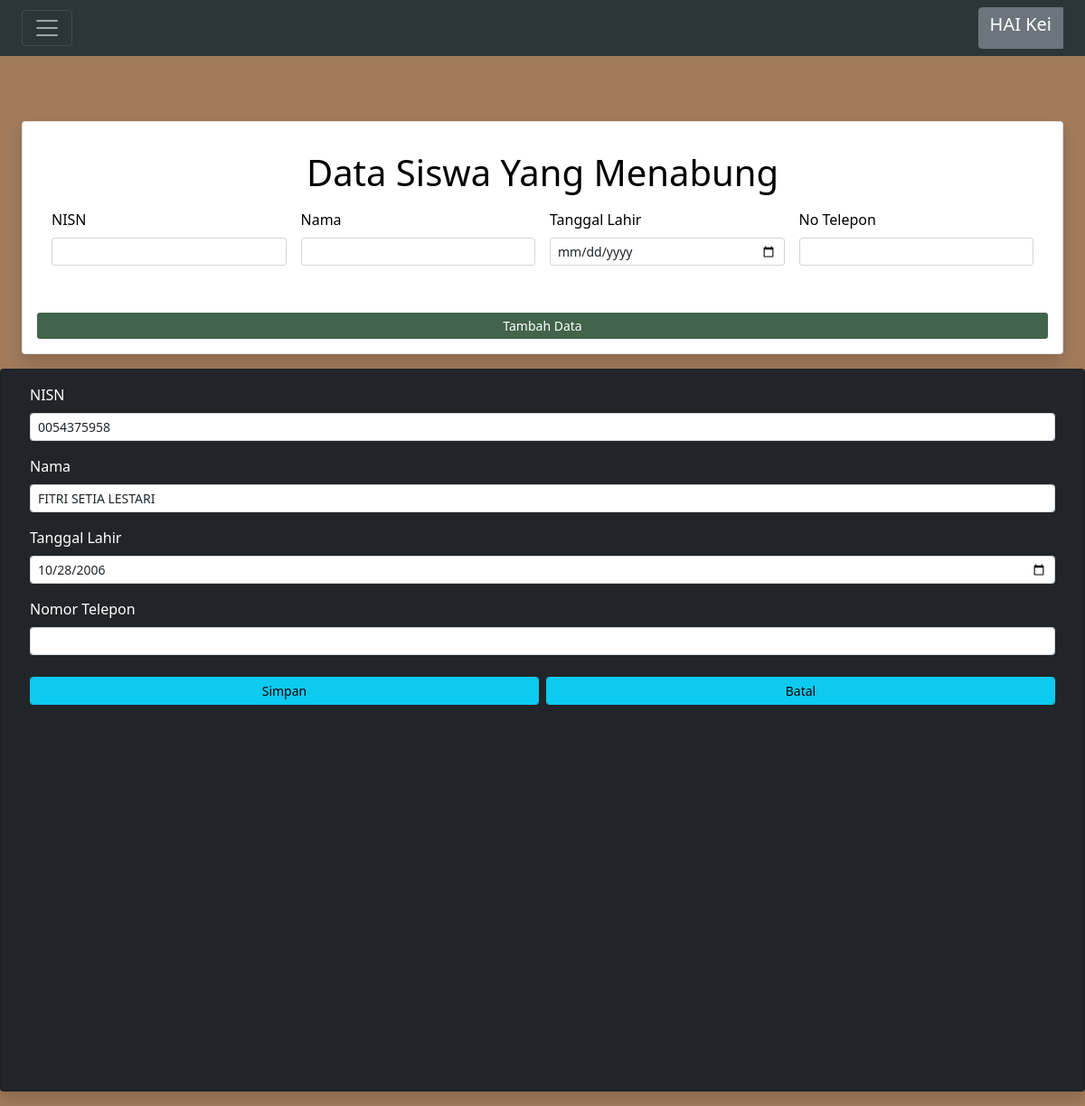
The page /admin/edit.php?id=0054375958 (signed in) on the database its author committed.
### tables this page shows
CREATE TABLE `siswa` (
  `nisn` varchar(20) NOT NULL,
  `nama` varchar(50) NOT NULL,
  `tanggal_lahir` date NOT NULL,
  `no_telp` varchar(15) NOT NULL
);

### admin/edit.php (the view, shortened to what this page needs)
<head>
<body class="bg-3">
  <link href="https://cdn.jsdelivr.net/npm/bootstrap@5.3.2/dist/css/bootstrap.min.css" rel="stylesheet">
  <nav class="navbar navbar-dark bg-1 fixed-start">
	<div class="container-fluid">
	  <button class="navbar-toggler" type="button" data-bs-toggle="offcanvas" data-bs-target="#offcanvasDarkNavbar" aria-controls="offcanvasDarkNavbar" aria-label="Toggle navigation">
		<span class="navbar-toggler-icon"></span>
	  </button>
	  <div class="btn-group dropstart">
  <button type="button" class="btn btn-secondary  " data-bs-toggle="dropdown" aria-expanded="false">
  <h5>HAI <?php
    $nama = $_SESSION['nama'];
    $nama_parts = explode(' ', $nama);
    echo $nama_parts[0];
?></h5>
  </button>
</div>
	</div>
  </nav>
<br><br><br>
	<?php include 'header.php' ;?>
    <div class="sticky-top card shadow p-3 mb-3 mt-3 bg-dark vh-100">
		<?php
			$id = $_GET['id'];
			$data = mysqli_query($config,"select * from siswa where nisn='$id'");
			while ($edit = mysqli_fetch_array($data)){
		?>
		<div class="ms-3 me-3 pb-3">
        	<form method="POST" action="">
            	<div class="row g-3">
              <div class="col">
                	<div class="col">
                    	<div class="mb-3">
                			<label class="form-label text-white">NISN</label>
                  			<input value="<?php echo $edit["nisn"] ;?>" name="nisn" type="varchar" class="form-control form-control-sm">
                        </div>
                	</div>
                	<div class="col">
                    	<div class="mb-3">
                			<label class="form-label text-white">Nama</label>
                  			<input value="<?php echo $edit["nama"] ;?>" name="nama" type="varchar" class="form-control form-control-sm">
                        </div>
                	</div>
                	<div class="col">
                    	<div class="mb-3">
                			<label class="form-label text-white">Tanggal Lahir</label>
                  			<input value="<?php echo $edit["tanggal_lahir"] ;?>" name="tanggal_lahir" type="date" class="form-control form-control-sm">
                        </div>
                	</div>
					<div class="col">
                    	<div class="mb-3">
                			<label class="form-label text-white">Nomor Telepon</label>
                  			<input value="<?php echo $edit["no_telp"] ;?>" name="no_telp" type="varchar" class="form-control form-control-sm">
                        </div>
                	</div>
					<div class="col">
					<div class="mb-3">
						<div class="d-flex flex-row">
							<button type="submit" name="edit" class="form-control btn btn-info btn-sm me-1">Simpan</button>
              <a href="admin1.php" class="form-control btn btn-info btn-sm ms-1">Batal</a>
						</div>
					</div>
              	</div>
            </form>
        </div>
		<?php
		}
		?>
	</div>
<?php include 'footer.php' ;?>
</head>
</body>

### admin/edit.php (style rules this page uses)
.bg-1 { background-color: #2C3639; }
.bg-3 { background-color: #A27B5C; }

### admin/header.php (style rules this page uses)
.bg-1 { background-color: #2C3639; }
.bg-3 { background-color: #A27B5C; }

### rows shown on the page
siswa: nisn "0054375958", nama "FITRI SETIA LESTARI", tanggal_lahir "10/28/2006"

### other values the page prints
$nama_parts[0] "Kei"
